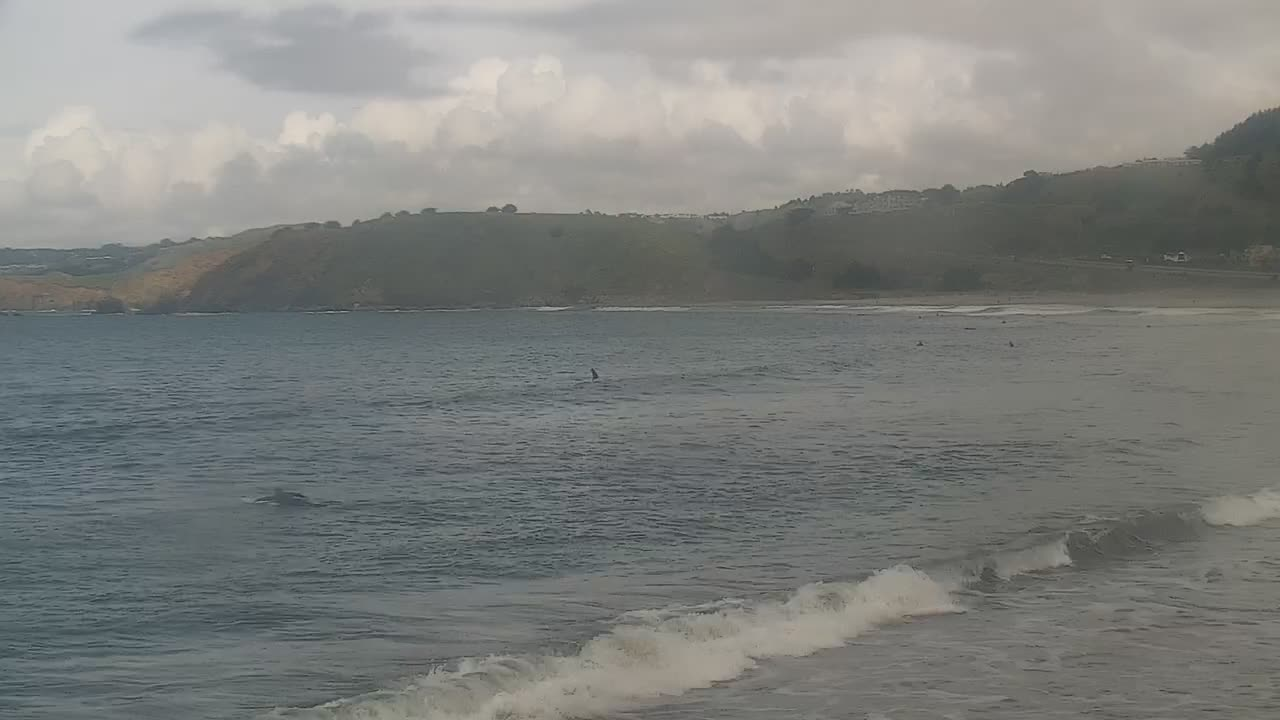
#> input picture data/ex-still-boatdocks.jpg, 1280 x 720 px
$ python preprocess.py   (older library calls are emulated)
#> lines starting #> are read from the running program, lines starting #| are printed output that depends on the picture
'''
Preprocess steps to try:
1. Remove top and bottom of image (sky and beach)
2. Reduce glare and increase contrast
3. Split into smaller sub images, adjust for distance from cam

'''

import cv2
import numpy as np
import matplotlib.pyplot as plt
import os

def find_water_boundaries(image, k_clusters=4):
    """
    Dynamically finds the horizon (top) and shoreline (bottom) using Color Segmentation.
    1. Uses K-Means to cluster the row-wise median colors into bands (Sky, Water, Land, Beach).
    2. Uses horizontal edge density to find the wave peak (guaranteed to be in the water).
    3. Anchors the 'Water' cluster at the wave peak and expands outwards until the color changes.
    """
    h, w = image.shape[:2]

    # --- 1. Find the Wave Peak (Texture) ---
    gray = cv2.cvtColor(image, cv2.COLOR_BGR2GRAY)
    sobel_y = cv2.Sobel(gray, cv2.CV_64F, 0, 1, ksize=5)
    row_edges = np.sum(np.absolute(sobel_y), axis=1)

    window_size = max(1, int(h * 0.02))
    window = np.ones(window_size) / float(window_size)
    smoothed_edges = np.convolve(row_edges, window, mode='same')
    max_row = np.argmax(smoothed_edges)

    # --- 2. Color Clustering ---
    # Calculate median color of each row to ignore local noise (like a single surfer/boat)
    row_colors = np.median(image, axis=1).astype(np.uint8) # Shape: (h, 3)

    # Convert to LAB space for perceptual color clustering
    row_colors_lab = cv2.cvtColor(row_colors.reshape(-1, 1, 3), cv2.COLOR_BGR2LAB).reshape(-1, 3)

    Z = np.float32(row_colors_lab)
    criteria = (cv2.TERM_CRITERIA_EPS + cv2.TERM_CRITERIA_MAX_ITER, 10, 1.0)
    _, labels, _ = cv2.kmeans(Z, k_clusters, None, criteria, 10, cv2.KMEANS_RANDOM_CENTERS)
    labels = labels.flatten()

    # Smooth the labels to prevent 1-pixel anomalies from stopping the expansion
    # We use a moving mode (majority vote) filter.
    # Since numpy doesn't have a built-in mode filter, we use a simple sliding window heuristic.
    smooth_window = max(3, int(h * 0.01))
    smoothed_labels = np.copy(labels)
    for i in range(h):
        start = max(0, i - smooth_window//2)
        end = min(h, i + smooth_window//2 + 1)
        vals, counts = np.unique(labels[start:end], return_counts=True)
        smoothed_labels[i] = vals[np.argmax(counts)]

    # --- 3. Expand from the Anchor ---
    # The water cluster is the dominant cluster around the wave peak
    water_cluster = smoothed_labels[max_row]

    top_bound = max_row
    for y in range(max_row, -1, -1):
        if smoothed_labels[y] != water_cluster:
            top_bound = y
            break

    bottom_bound = max_row
    for y in range(max_row, h):
        if smoothed_labels[y] != water_cluster:
            bottom_bound = y
            break

    # Add a tiny safety margin to ensure we don't crop the surfers at the very edge
    margin = int(h * 0.02)
    top_bound = max(0, top_bound - margin)
    bottom_bound = min(h, bottom_bound + margin)

    return top_bound, bottom_bound

def dynamic_crop(image, top_bound, bottom_bound):
    """
    1. Remove top and bottom of image (sky and beach) using dynamically found bounds.
    """
    return image[top_bound:bottom_bound, :]

def enhance_contrast_glare(image):
    """
    2. Reduce glare and increase contrast
    Uses CLAHE (Contrast Limited Adaptive Histogram Equalization) on the L channel of the LAB color space.
    """
    lab = cv2.cvtColor(image, cv2.COLOR_BGR2LAB)
    l, a, b = cv2.split(lab)

    # Apply CLAHE to L channel
    clahe = cv2.createCLAHE(clipLimit=2.0, tileGridSize=(8, 8))
    cl = clahe.apply(l)

    # Merge channels and convert back to BGR
    limg = cv2.merge((cl, a, b))
    final = cv2.cvtColor(limg, cv2.COLOR_LAB2BGR)
    return final

def split_image(image, num_horizontal_splits=2, num_vertical_splits=3):
    """
    3. Split into smaller sub images, adjust for distance from cam
    For adjusting for distance from cam, one could use different sized horizontal bands.
    Here we implement a standard grid split, but it can be adapted to scale sub-images
    based on their vertical position.
    """
    h, w = image.shape[:2]
    # Simple grid split
    sub_h = h // num_horizontal_splits
    sub_w = w // num_vertical_splits

    sub_images = []
    for r in range(num_horizontal_splits):
        for c in range(num_vertical_splits):
            sub_img = image[r*sub_h:(r+1)*sub_h, c*sub_w:(c+1)*sub_w]
            sub_images.append(sub_img)

    return sub_images

def main():
    # Construct path to data/ex-still.jpg
    base_dir = os.path.dirname(os.path.abspath(__file__))
    image_path = os.path.join(base_dir, '../data/ex-still-boatdocks.jpg')

    if not os.path.exists(image_path):
        # Fallback to current dir's data/
        image_path = 'data/ex-still-boatdocks.jpg'

    img = cv2.imread(image_path)
#> img is the input picture: shape (720, 1280, 3); mean B, G, R 124.9, 127.6, 125.4
    if img is None:
        print(f"Error: Could not load image from {image_path}")
        return

    print(f"Original image shape: {img.shape}")
#| Original image shape: (720, 1280, 3)

    # Step 1: Detect water boundaries dynamically
    top_bound, bottom_bound = find_water_boundaries(img)
#> in find_water_boundaries, `sobel_y = cv2.Sobel(gray, cv2.CV_64F, 0, 1, ksize=5)`:
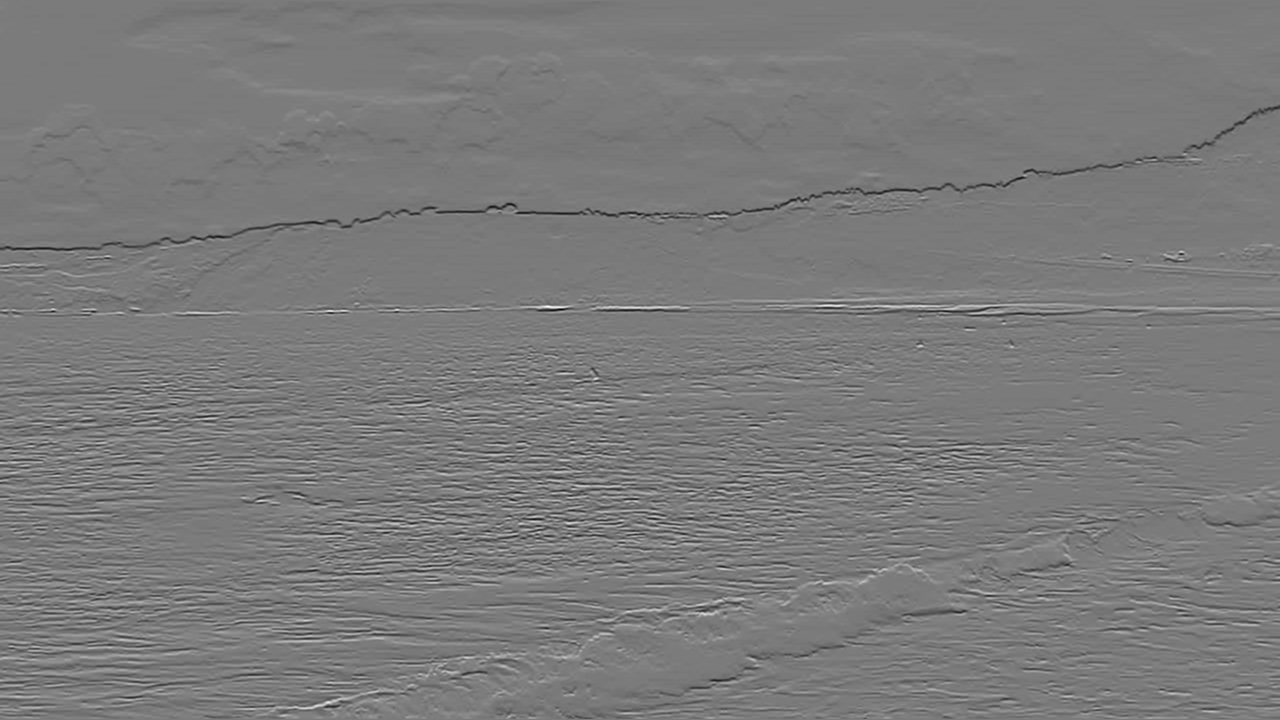
#> sobel_y: shape (720, 1280) float64; min -4047, max 4318, mean -12.3; drawn with min black and max white
#> in find_water_boundaries, `row_edges = np.sum(np.absolute(sobel_y), axis=1)`: row_edges = 720 values, max 1001254 at index 310, min 0 at index 0, mean 322277.1
#> in find_water_boundaries, `smoothed_edges = np.convolve(row_edges, window, mode='same')`: smoothed_edges = 720 values, max 722361.1 at index 310, min 27017.9 at index 0, mean 321424.4
#> in find_water_boundaries, `max_row = np.argmax(smoothed_edges)`: max_row = 310
#> in find_water_boundaries, `row_colors = np.median(image, axis=1).astype(np.uint8)`: row_colors = 720 rows, first 8: [174, 175, 180], [174, 175, 180], [174, 175, 179], [174, 175, 178], [174, 175, 178], [174, 175, 178], [174, 175, 178], [174, 175, 178]
#> in find_water_boundaries, `row_colors_lab = cv2.cvtColor(row_colors.reshape(-1, 1, 3), cv2.COLOR_..`: row_colors_lab = 720 rows, first 8: [183, 130, 129], [183, 130, 129], [183, 129, 129], [183, 129, 129], [183, 129, 129], [183, 129, 129], [183, 129, 129], [183, 129, 129]
#> in find_water_boundaries, `Z = np.float32(row_colors_lab)`: Z has the same summary as row_colors_lab
#> in find_water_boundaries, `_, labels, _ = cv2.kmeans(Z, k_clusters, None, criteria, 10, cv2.KMEAN..`: labels = 720 values, max 3 at index 227, min 0 at index 0, mean 1.62
#> in find_water_boundaries, `smoothed_labels = np.copy(labels)`: smoothed_labels has the same summary as labels
#> the loop in find_water_boundaries, `for i in range(h):` made 720 passes
#> counts on passes 1 to 3: [4], [5], [6]
#> after the loop in find_water_boundaries, `for i in range(h):`: smoothed_labels = 720 values, max 3 at index 227, min 0 at index 0, mean 1.61
#> in find_water_boundaries, `water_cluster = smoothed_labels[max_row]`: water_cluster = 2
#> in find_water_boundaries, `top_bound = max_row`: top_bound = 310
#> in find_water_boundaries, `bottom_bound = min(h, bottom_bound + margin)`: bottom_bound = 324
#> top_bound = 292; bottom_bound = 324
    print(f"Detected top bound: {top_bound}, bottom bound: {bottom_bound}")
#| Detected top bound: 292, bottom bound: 324

    # Crop image
    cropped = dynamic_crop(img, top_bound, bottom_bound)
    print(f"Cropped image shape: {cropped.shape}")
#| Cropped image shape: (32, 1280, 3)

    # Step 2: Enhance contrast and reduce glare
    enhanced = enhance_contrast_glare(cropped)

    # Step 3: Split into sub-images
    sub_images = split_image(enhanced, num_horizontal_splits=2, num_vertical_splits=3)
#> after the loop in split_image, `for r in range(num_horizontal_splits):`: sub_images = 6 items
#> sub_images = 6 items
    print(f"Generated {len(sub_images)} sub-images")
#| Generated 6 sub-images
    print(f"Sub-image shape: {sub_images[0].shape}")
#| Sub-image shape: (16, 426, 3)

    # Prepare visualization
    # Draw the detected crop lines on the original image for visual verification
    img_with_lines = img.copy()
    cv2.line(img_with_lines, (0, top_bound), (img_with_lines.shape[1], top_bound), (0, 0, 255), 3)
    cv2.line(img_with_lines, (0, bottom_bound), (img_with_lines.shape[1], bottom_bound), (0, 255, 0), 3)
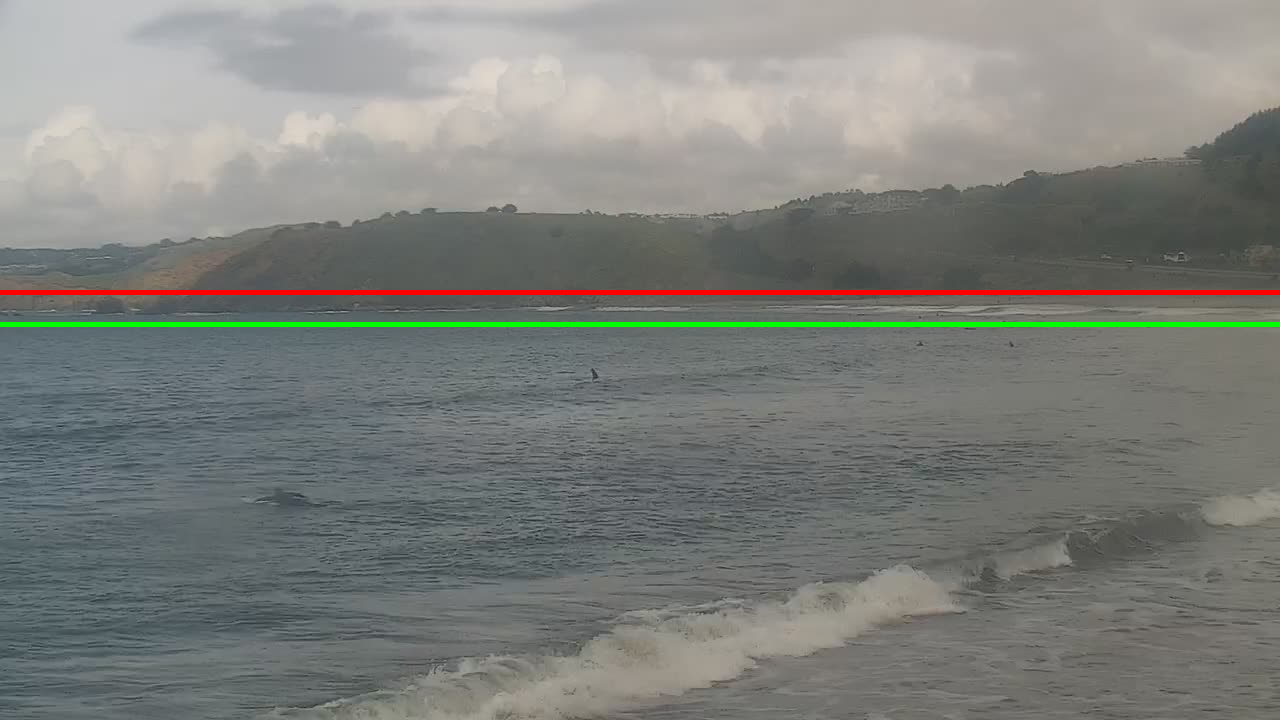
#> img_with_lines: shape (720, 1280, 3); mean B, G, R 123.5, 127.9, 125.8

    display_img = sub_images[0]

    # Convert from BGR to RGB for Matplotlib
    img_with_lines_rgb = cv2.cvtColor(img_with_lines, cv2.COLOR_BGR2RGB)
    display_img_rgb = cv2.cvtColor(display_img, cv2.COLOR_BGR2RGB)

    plt.figure(figsize=(15, 6))

    plt.subplot(1, 2, 1)
    plt.imshow(img_with_lines_rgb)
    plt.title("Original with Dynamic Crop Lines")
    plt.axis('off')

    plt.subplot(1, 2, 2)
    plt.imshow(display_img_rgb)
    plt.title("Preprocessed Sub-image (Top-Left)")
    plt.axis('off')

    plt.show()
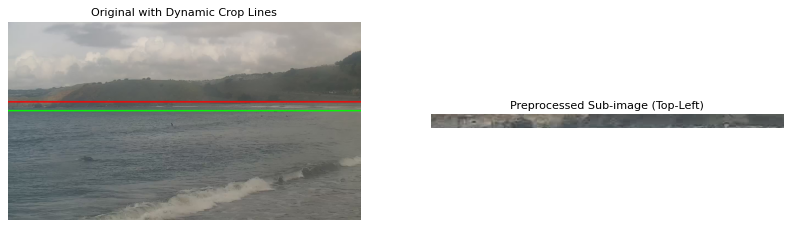
#> figure drawn by matplotlib, 2 panels

if __name__ == "__main__":
    main()

$ run again, with data/ex-still.jpg copied over data/ex-still-boatdocks.jpg
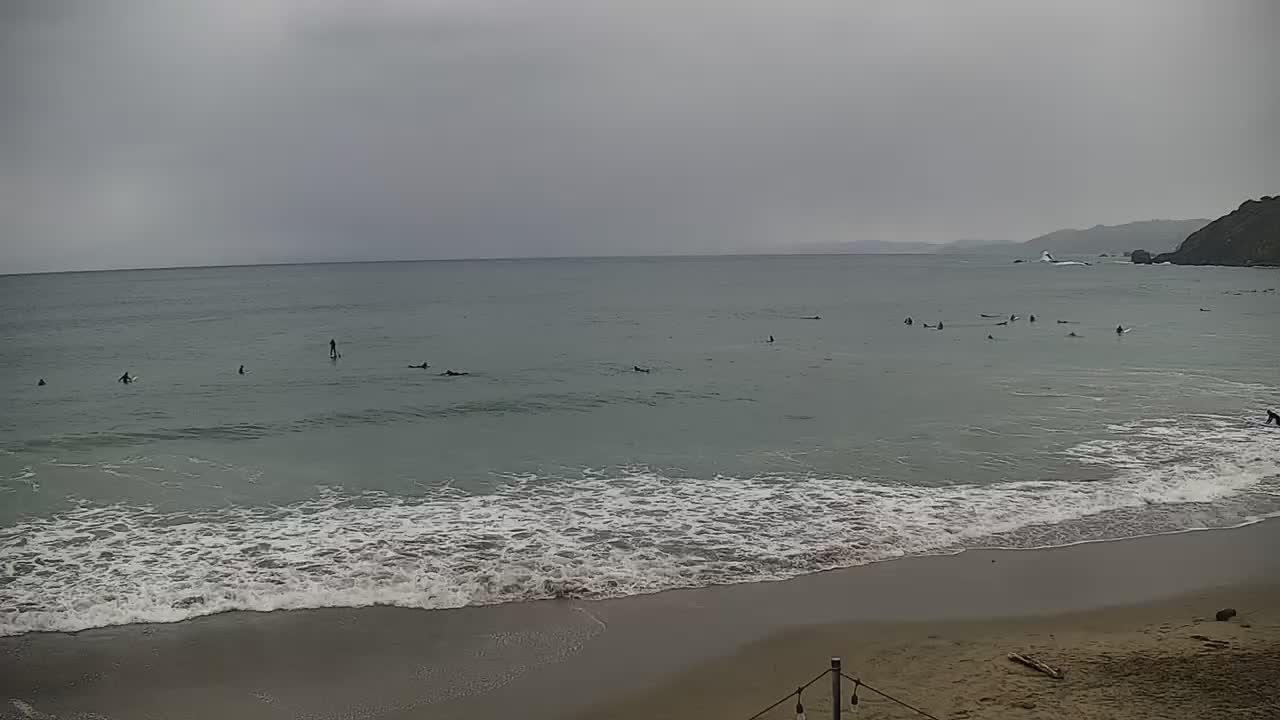
#> input picture data/ex-still.jpg, 1280 x 720 px
#> in main, img is the input picture: shape (720, 1280, 3); mean B, G, R 117.8, 120, 118.4
#| Original image shape: (720, 1280, 3)
#> row_edges = 720 values, max 1928407 at index 530, min 0 at index 0, mean 399196.1
#> smoothed_edges = 720 values, max 1772208 at index 528, min 6219.1 at index 0, mean 398391.8
#> max_row = 528
#> row_colors = 720 rows, first 8: [169, 166, 167], [169, 166, 167], [169, 166, 166], [168, 166, 166], [168, 166, 166], [168, 166, 165], [167, 166, 165], [167, 166, 165]
#> row_colors_lab = 720 rows, first 8: [174, 129, 127], [174, 129, 127], [174, 129, 126], [174, 128, 127], [174, 128, 127], [174, 128, 127], [174, 128, 127], [174, 128, 127]
#> Z has the same summary as row_colors_lab
#> labels = 720 values, max 3 at index 592, min 0 at index 104, mean 1.47
#> in find_water_boundaries, `smoothed_labels = np.copy(labels)`: smoothed_labels has the same summary as labels
#> the loop in find_water_boundaries, `for i in range(h):` made 720 passes
#> counts on passes 1 to 3: [4], [5], [6]
#> after the loop in find_water_boundaries, `for i in range(h):`: smoothed_labels = 720 values, max 3 at index 592, min 0 at index 104, mean 1.48
#> water_cluster = 0
#> in find_water_boundaries, `top_bound = max_row`: top_bound = 528
#> in main, `top_bound, bottom_bound = find_water_boundaries(img)`: top_bound = 478; bottom_bound = 556
#| Detected top bound: 478, bottom bound: 556
#| Cropped image shape: (78, 1280, 3)
#> lab: shape (78, 1280, 3); mean of channels 0, 1, 2 139.1, 127.2, 130.1
#> in enhance_contrast_glare, `cl = clahe.apply(l)`:
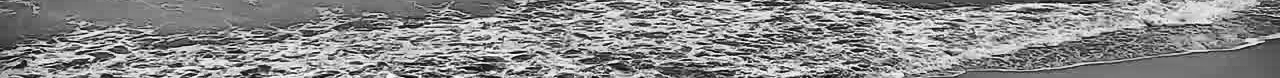
#> cl: shape (78, 1280); min 2, max 254, mean 136.6
#> limg: shape (78, 1280, 3); mean of channels 0, 1, 2 136.6, 127.2, 130.1
#> after the loop in split_image, `for r in range(num_horizontal_splits):`: sub_images = 6 items
#| Generated 6 sub-images
#| Sub-image shape: (39, 426, 3)
#> in main, `display_img = sub_images[0]`:
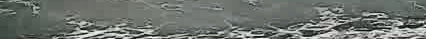
#> display_img: shape (39, 426, 3); mean of channels 0, 1, 2 110.4, 115.6, 110; drawn as B, G, R
